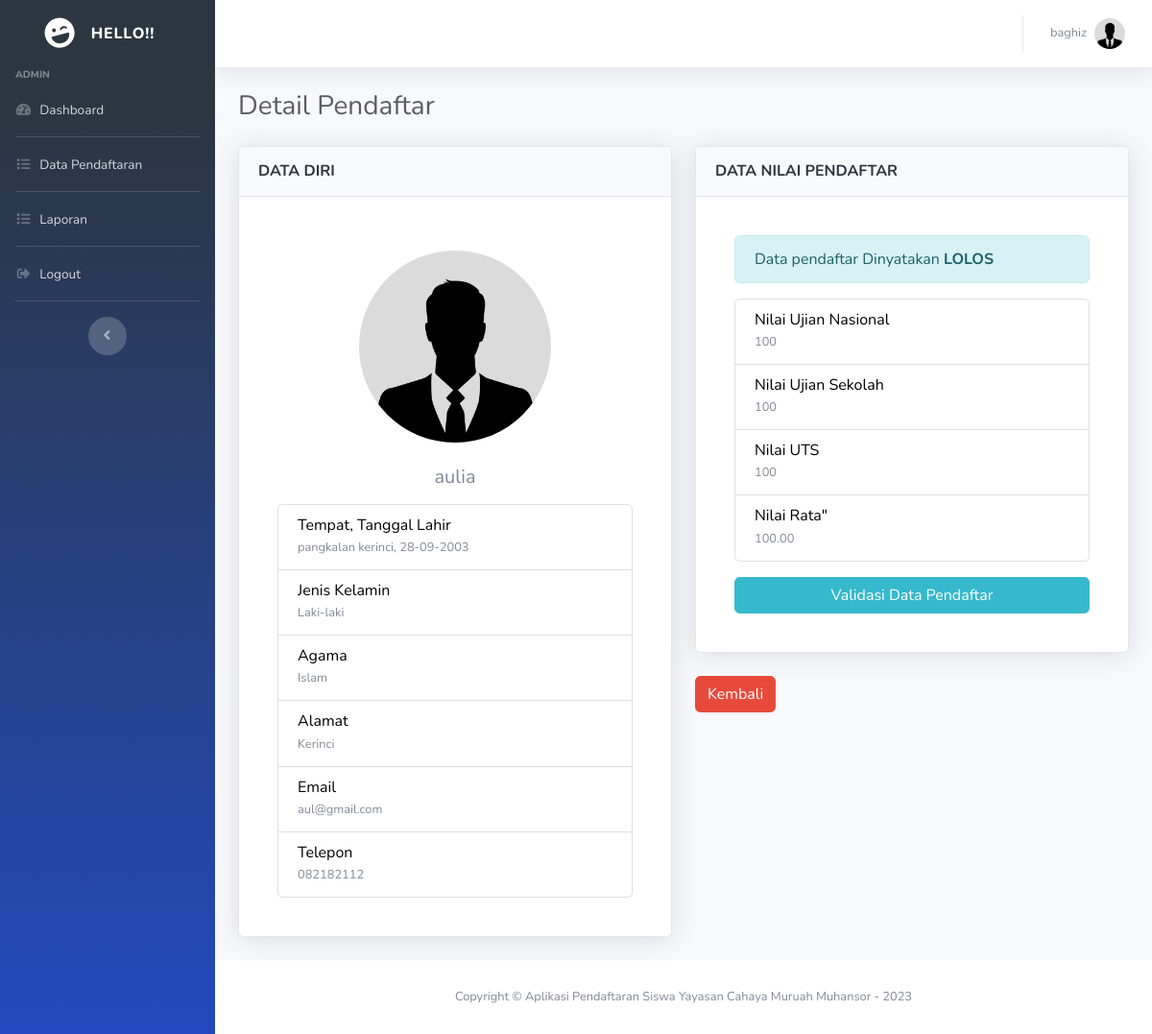
The page /admin/detailpendaftar.php?id=7 (signed in) on the database its author committed.
### tables this page shows
CREATE TABLE `pendaftar` (
  `id` int(11) NOT NULL,
  `nama` varchar(100) DEFAULT NULL,
  `tmpt_lahir` varchar(100) DEFAULT NULL,
  `tgl_lahir` date DEFAULT NULL,
  `jenis_kelamin` enum('L','P') DEFAULT NULL,
  `agama` varchar(45) DEFAULT NULL,
  `alamat` text DEFAULT NULL,
  `email` varchar(100) DEFAULT NULL,
  `telepon` varchar(45) DEFAULT NULL,
  `foto` varchar(100) NOT NULL,
  `users_id` int(11) DEFAULT NULL
);

CREATE TABLE `nilai` (
  `id` int(11) NOT NULL,
  `nilai_un` double DEFAULT NULL,
  `nilai_us` double DEFAULT NULL,
  `nilai_uts_1` double NOT NULL,
  `status` int(1) NOT NULL,
  `pendaftar_id` int(11) DEFAULT NULL
);

### admin/detailpendaftar_control.php (called while the page is built, shortened)
<?php
$id_pendaftar = $_GET['id'];
$sql_pendaftar = "SELECT * FROM pendaftar where id = '$id_pendaftar'";
$result_pendaftar = mysqli_query($koneksi, $sql_pendaftar);
$data_pendaftar = mysqli_fetch_array($result_pendaftar);
$sql_nilai = "SELECT * FROM nilai where pendaftar_id = '$id_pendaftar'";
$result_nilai = mysqli_query($koneksi, $sql_nilai);
$data_nilai = mysqli_fetch_array($result_nilai);
?>

### admin/detailpendaftar.php (the view, shortened to what this page needs)
<?php include('../config/auto_load.php'); ?>
<?php include('detailpendaftar_control.php'); ?>
<?php include('../template/header.php'); ?>
<div class="container-fluid">
  <h1 class="h3 mb-4 text-gray-800">Detail Pendaftar</h1>
  <div class="row">
    <div class="col-md-6">
      <div class="card shadow mb-4">
        <div class="card-header py-3">
          <h6 class="m-0 font-weight-bold text-primary">DATA DIRI</h6>
        </div>
        <div class="card-body">
          <div class="card-body">
            <div class="col-auto mt-3 text-center">
              <?php
              if(isset($data_pendaftar['foto']) && $data_pendaftar['foto'] != "") {
                $foto = '../uploads/' . $data_pendaftar['foto'];
              } else {
                $foto = '../assets/img/avatar.jpg';
              }
              ?>
              <img src="<?= $foto ?>" class="img-fluid rounded-circle" alt="menunggu" style="width: 200px;">
            </div>
            <br>
            <h5 class="card-title mb-3 text-center">
              <?= $data_pendaftar['nama'] ?>
            </h5>
            <ul class="list-group">
              <li class="list-group-item">
                <h6 class="mb-0" style="color: black;">Tempat, Tanggal Lahir</h6>
                <small class="text-muted"><?= $data_pendaftar['tmpt_lahir'] ?>, <?= date("d-m-Y", strtotime($data_pendaftar['tgl_lahir'])); ?></small>
              </li>
              <li class="list-group-item">
                <h6 class="mb-0" style="color: black;">Jenis Kelamin</h6>
                <?php
                if($data_pendaftar['jenis_kelamin'] == 'L') {
                  $kelamin = "Laki-laki";
                } else {
                  $kelamin = "Perempuan";
                }
                ?>
                <small class="text-muted"><?= $kelamin ?></small>
              </li>
              <li class="list-group-item">
                <h6 class="mb-0" style="color: black;">Agama</h6>
                <small class="text-muted">Islam</small>
              </li>
              <li class="list-group-item">
                <h6 class="mb-0" style="color: black;">Alamat</h6>
                <small class="text-muted"><?= $data_pendaftar['alamat'] ?></small>
              </li>
              <li class="list-group-item">
                <h6 class="mb-0" style="color: black;">Email</h6>
                <small class="text-muted"><?= $data_pendaftar['email'] ?></small>
              </li>
              <li class="list-group-item">
                <h6 class="mb-0" style="color: black;">Telepon</h6>
                <small class="text-muted"><?= $data_pendaftar['telepon'] ?></small>
              </li>
            </ul>
          </div>
        </div>
      </div>
    </div>
    <div class="col-md-6">
      <div class="card shadow mb-4">
        <div class="card-header py-3">
          <h6 class="m-0 font-weight-bold text-primary">DATA NILAI PENDAFTAR</h6>
        </div>
        <div class="card-body">
          <div class="card-body">
            <?php
            if($data_nilai['status'] == 0) {
              echo '
              <div class="alert alert-warning">
                  Data pendaftar belum divalidasi
              </div>';
            } else if($data_nilai['status'] == 1) {
              echo '
              <div class="alert alert-info">
                  Data pendaftar Dinyatakan <b>LOLOS</b>
              </div>';
            } else if($data_nilai['status'] == 2) {
              echo '
              <div class="alert alert-danger">
                  Data pendaftar Dinyatakan <b>TIDAK LOLOS</b>
              </div>';
            }
            ?>
            <ul class="list-group">
              <li class="list-group-item">
                <h6 class="mb-0" style="color: black;">Nilai Ujian Nasional</h6>
                <small class="text-muted"><?= $data_nilai['nilai_un'] ?></small>
              </li>
              <li class="list-group-item">
                <h6 class="mb-0" style="color: black;">Nilai Ujian Sekolah</h6>
                <small class="text-muted"><?= $data_nilai['nilai_us'] ?></small>
              </li>
              <li class="list-group-item">
                <h6 class="mb-0" style="color: black;">Nilai UTS</h6>
                <small class="text-muted"><?= $data_nilai['nilai_uts_1'] ?></small>
              </li>
              <li class="list-group-item">
                <h6 class="mb-0" style="color: black;">Nilai Rata"</h6>
                <small class="text-muted"><?= number_format(($data_nilai['nilai_uts_1'] + $data_nilai['nilai_us'] + $data_nilai['nilai_un']) / 3, 2) ?></small>
              </li>
            </ul>
            <button type="button" class="btn btn-primary mt-3 btn-block" data-toggle="modal" data-target="#modalvalidasi">
                Validasi Data Pendaftar
            </button>
          </div>
        </div>
      </div>
      <a href="pendaftaran.php" class="btn btn-danger">Kembali</a>
    </div>
  </div>
</div>
<?php include('../template/footer.php'); ?>

### template/header.php (shortened to what this page needs)
<!DOCTYPE html>
<html lang="en">
<head>
  <link href="../assets/vendor/fontawesome-free/css/all.min.css" rel="stylesheet" type="text/css">
  <link href="../assets/css/sb-admin-2.css" rel="stylesheet">
  <link href="../assets/vendor/datepicker/css/bootstrap-datepicker.css" rel="stylesheet">
  <link rel="stylesheet" href="https://cdn.datatables.net/1.10.21/css/dataTables.bootstrap4.min.css">
</head>
<body id="page-top">
  <div id="wrapper">
    <ul class="navbar-nav bg-gradient-primary sidebar sidebar-dark accordion" id="accordionSidebar">
      <a class="sidebar-brand d-flex align-items-center justify-content-center" href="">
        <div class="sidebar-brand-icon rotate-n-15">
          <i class="fas fa-laugh-wink"></i>
        </div>
        <div class="sidebar-brand-text mx-3">Hello!!</div>
      </a>
      <div class="sidebar-heading">
        <?= $_SESSION['level'] ?>
      </div>
      <?php if($_SESSION['level'] == 'admin') { ?>
          <li class="nav-item">
            <a class="nav-link" href="dashboard.php">
              <i class="fas fa-fw fa-tachometer-alt"></i>
              <span>Dashboard</span></a>
          </li>
          <hr class="sidebar-divider my-0">
          <li class="nav-item">
            <a class="nav-link" href="pendaftaran.php">
              <i class="fas fa-fw fa-list"></i>
              <span>Data Pendaftaran</span></a>
          </li>
          <hr class="sidebar-divider my-0">
          <li class="nav-item">
            <a class="nav-link" href="laporan.php">
              <i class="fas fa-fw fa-list"></i>
              <span>Laporan</span></a>
          </li>
      <?php } ?>
      <hr class="sidebar-divider my-0">
      <li class="nav-item">
        <a class="nav-link" href="#" data-toggle="modal" data-target="#logoutModal">
          <i class="fas fa-fw fa-sign-out-alt"></i>
          <span>Logout</span></a>
      </li>
      <hr class="sidebar-divider d-none d-md-block">
      <div class="text-center d-none d-md-inline">
        <button class="rounded-circle border-0" id="sidebarToggle"></button>
      </div>
    </ul>
    <div id="content-wrapper" class="d-flex flex-column">
      <div id="content">
        <nav class="navbar navbar-expand navbar-light bg-white topbar mb-4 static-top shadow">
          <ul class="navbar-nav ml-auto">
            <li class="nav-item dropdown no-arrow">
              <a class="nav-link dropdown-toggle" href="#" id="userDropdown" role="button" data-toggle="dropdown" aria-haspopup="true" aria-expanded="false">
                <span class="mr-2 d-none d-lg-inline text-gray-600 small"><?= $_SESSION['nama']; ?></span>
                <?php
                if(isset($data_pendaftar['foto']) && $data_pendaftar['foto'] != '') {
                    $foto = '../uploads/' . $data_pendaftar['foto'];
                } else {
                    $foto = '../assets/img/avatar.jpg';
                }
                ?>
                <img class="img-profile rounded-circle" src="<?= $foto ?>">
              </a>
            </li>
          </ul>
        </nav>

### template/footer.php (shortened to what this page needs)
      </div>
      <footer class="sticky-footer bg-white">
        <div class="container my-auto">
          <div class="copyright text-center my-auto">
            <span>Copyright &copy; Aplikasi Pendaftaran Siswa Yayasan Cahaya Muruah Muhansor - 2023</span>
          </div>
        </div>
      </footer>
    </div>
  </div>
</body>
</html>

### rows shown on the page
pendaftar: nama "aulia", tmpt_lahir "pangkalan kerinci", tgl_lahir "28-09-2003", jenis_kelamin "Laki-laki", alamat "Kerinci", email "aul@gmail.com", telepon "082182112"
nilai: nilai_un "100", nilai_us "100", nilai_uts_1 "100", nilai_uts_1+nilai_us+nilai_un "100.00"

### other values the page prints
$_SESSION['level'] "ADMIN"
$_SESSION['nama'] "baghiz"
